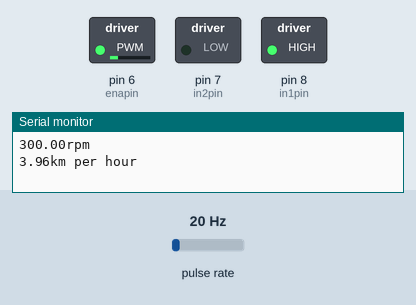
The sketch below on a simulated Arduino Uno, built with avr-gcc and run on an emulated ATmega328P. Shown: switched loads named in the sketch (green lamp = pin HIGH), the last lines printed to the serial monitor. Wiring (inferred from the names in the program): pulse sensor: data pin 2. Inputs (shaded band) come from the test bench; at power-on: pulse rate 20 Hz.

Above: at 1.2 s.
1.3 s: pulse rate (sensor on pin 2) set to 4 Hz
At 2.8 s:
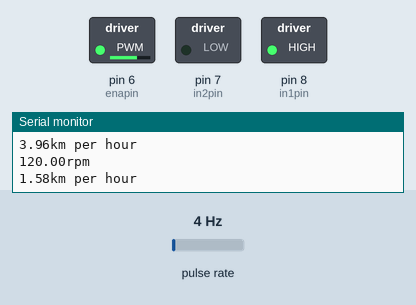
4.3 s: pulse rate (sensor on pin 2) set to 50 Hz
At 6.3 s:
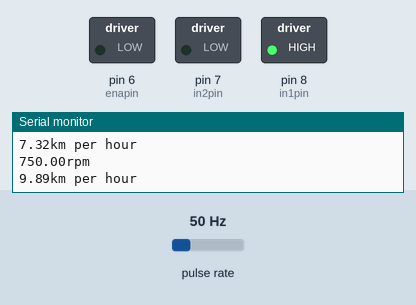
7.3 s: pulse rate (sensor on pin 2) set to 28 Hz
10.2 s: pulse rate (sensor on pin 2) set to 22 Hz
At 12.8 s:
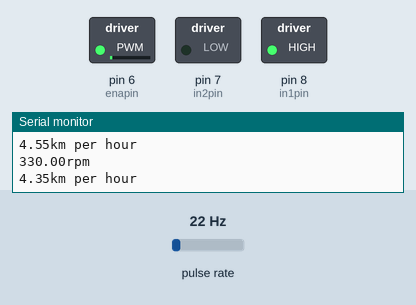
13.2 s: pulse rate (sensor on pin 2) set to 8 Hz
16.2 s: pulse rate (sensor on pin 2) set to 100 Hz
At 18.2 s:
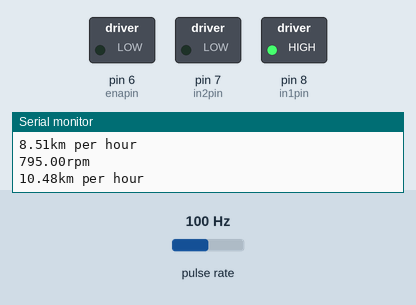
Timing chart, 0 to 19.5 s (numbered marks = the images above; inputs shaded):
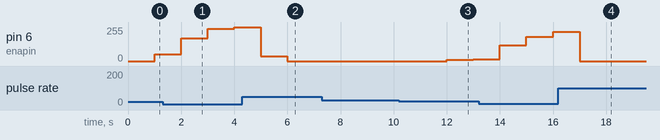

The sketch:

Dc_Motor_Control.ino
```cpp
  const byte sensorpin = 2;
  const byte in1pin = 8;
  const byte in2pin = 7;
  const byte enapin = 6;
  const float radius_of_spin = 3.5; //cm
  const float pulse_per_rotation = 4.0; // spaces in the disk
  int time_reset = 1000; //milliseconds
  volatile int pulse_count = 0;
  unsigned long last_time = 0;
  volatile unsigned long last_interrupt_time = 0;
  double setpoint = 5.0; // km/hour
  double preverror , output , integral = 0;
  double kp = 30;
  double ki = 13;
  double kd = 5;
void countpulse() {
  unsigned long interrupt_time = millis();
  if (interrupt_time - last_interrupt_time > 10) { //to avoid double pulses readed on my optic encoder
    pulse_count++;
    last_interrupt_time = interrupt_time;
  }
}
void printspeed(float rpm , float speed){
  Serial.print(rpm);
  Serial.println("rpm");
  Serial.print(speed);
  Serial.println("km per hour");
}
void setup() {
  Serial.begin(9600);
  pinMode(sensorpin , INPUT);
  pinMode(in1pin , OUTPUT);
  pinMode(in2pin , OUTPUT);
  pinMode(enapin , OUTPUT);
  attachInterrupt(digitalPinToInterrupt(sensorpin), countpulse , RISING);
  digitalWrite(in1pin , HIGH);
  digitalWrite(in2pin , LOW);
}
void loop(){
unsigned long now_time = millis();
if((now_time-last_time)>= time_reset){
  noInterrupts();
  float temp_pulse = pulse_count;
  pulse_count = 0;
  interrupts();
  double dt = (now_time - last_time)/1000.0;
  last_time = now_time;
  float rpm = (temp_pulse / pulse_per_rotation) * (60000.0 / time_reset);
  float speed = (2 * 3.14 * radius_of_spin * rpm * 60) / 100000.0;
  double error = setpoint - speed;
  double pout = kp * error;
  integral += error * dt;
  double iout = ki * integral;
  double deriative = (error - preverror)/dt;
  double dout = kd * deriative;
  output = pout + iout + dout;
  output = constrain(output , 0 , 255);
  preverror = error;
  analogWrite(enapin, output);
  printspeed(rpm,speed);
}
}
 
```

Measured:
- after the input at 4.3 s, pin 6 (enapin): 255/255 → 35/255 after 0.70 s, → 0/255 1.0 s later
- after the input at 10.2 s, pin 6 (enapin): 0/255 → 8/255 after 1.8 s, → 15/255 1.0 s later
- after the input at 16.2 s, pin 6 (enapin): 221/255 → 0/255 after 0.80 s
